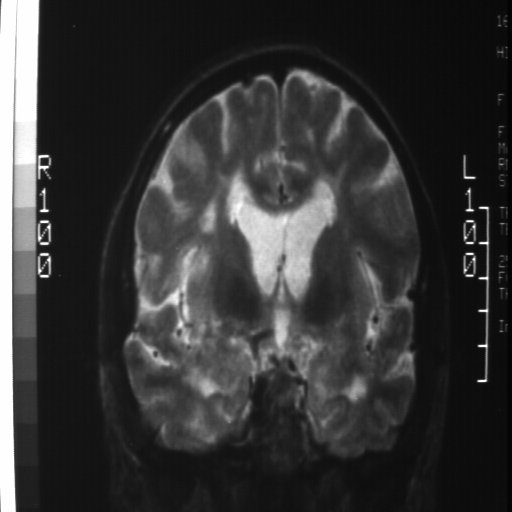
#> input picture TP3/brain.tif, 512 x 512 px, given in place of maison.tif, which was not available
$ python TPintroduction.py
#> lines starting #> are read from the running program, lines starting #| are printed output that depends on the picture; pictures that were not available may be replaced by others from this repository, and a replacement may not be noted
#!/usr/bin/env python3
# -*- coding: utf-8 -*-


#%% SECTION 1 inclusion de packages externes


import numpy as np
import platform
import tempfile
import os
import matplotlib.pyplot as plt
from scipy import ndimage as ndi
# necessite scikit-image
from skimage import io as skio


#%% SECTION 2 fonctions utiles pour le TP

def viewimage(im,normalise=True,MINI=0.0, MAXI=255.0):
    """ Cette fonction fait afficher l'image EN NIVEAUX DE GRIS
        dans gimp. Si un gimp est deja ouvert il est utilise.
        Par defaut normalise=True. Et dans ce cas l'image est normalisee
        entre 0 et 255 avant d'être sauvegardee.
        Si normalise=False MINI et MAXI seront mis a 0 et 255 dans l'image resultat

    """
    imt=np.float32(im.copy())
    if platform.system()=='Darwin': #on est sous mac
        prephrase='open -a GIMP '
        endphrase=' '
    elif platform.system()=='Windows':
        #ou windows ; probleme : il faut fermer gimp pour reprendre la main;
        #si vous savez comment faire (commande start ?) je suis preneur
        prephrase='"C:/Program Files/GIMP 2/bin/gimp-2.10.exe" '
        endphrase=' '
    else: #SINON ON SUPPOSE LINUX (si vous avez un windows je ne sais pas comment faire. Si vous savez dites-moi.)
        prephrase='gimp '
        endphrase= ' &'

    if normalise:
        m=im.min()
        imt=imt-m
        M=imt.max()
        if M>0:
            imt=255*imt/M

    else:
        imt=(imt-MINI)/(MAXI-MINI)
        imt[imt<0]=0
        imt[imt>1]=1
        imt *= 255

    nomfichier=tempfile.mktemp('TPIMA.png')
    commande=prephrase +nomfichier+endphrase
    imt = imt.astype(np.uint8)
    skio.imsave(nomfichier,imt)
    os.system(commande)

def viewimage_color(im,normalise=True,MINI=0.0, MAXI=255.0):
    """ Cette fonction fait afficher l'image EN NIVEAUX DE GRIS
        dans gimp. Si un gimp est deja ouvert il est utilise.
        Par defaut normalise=True. Et dans ce cas l'image est normalisee
        entre 0 et 255 avant d'être sauvegardee.
        Si normalise=False MINI(defaut 0) et MAXI (defaut 255) seront mis a 0 et 255 dans l'image resultat

    """
    imt=np.float32(im.copy())
    if platform.system()=='Darwin': #on est sous mac
        prephrase='open -a GIMP '
        endphrase= ' '
    elif platform.system()=='Windows':
        #ou windows ; probleme : il faut fermer gimp pour reprendre la main;
        #si vous savez comment faire (commande start ?) je suis preneur
        prephrase='"C:/Program Files/GIMP 2/bin/gimp-2.10.exe" '
        endphrase=' '
    else: #SINON ON SUPPOSE LINUX (si vous avez un windows je ne sais comment faire. Si vous savez dites-moi.)
        prephrase='gimp '
        endphrase=' &'

    if normalise:
        m=imt.min()
        imt=imt-m
        M=imt.max()
        if M>0:
            imt=255*imt/M
    else:
        imt=(imt-MINI)/(MAXI-MINI)
        imt[imt<0]=0
        imt[imt>1]=1
        imt *= 255

    nomfichier=tempfile.mktemp('TPIMA.pgm')
    commande=prephrase +nomfichier+endphrase
    imt = imt.astype(np.uint8)
    skio.imsave(nomfichier,imt)
    os.system(commande)

def noise(im,br):
    """ Cette fonction ajoute un bruit blanc gaussier d'ecart type br
       a l'image im et renvoie le resultat"""
    imt=np.float32(im.copy())
    sh=imt.shape
    bruit=br*np.random.randn(*sh)
    imt=imt+bruit
    return imt

# [92 lines left out: functions quantize, seuil, gradx, grady, view_spectre, filterlow and 1 more, not called in this run]
#%% SECTION 3 exemples de commandes pour effectuer ce qui est demande pendant le TP

#%% charger une image
im=skio.imread('images/maison.tif')
#> im is the input picture: shape (512, 512); min 1, max 254, mean 53.8

# connaitre la taille de l'image
im.shape

#avoir la valeur d'un pixel
im[9,8] #pixel en y=9 et x=8

# visualiser l'image (elle en niveaux de gris)
viewimage(im)
#> in viewimage, `m=im.min()`: m = 1
#> in viewimage, `M=imt.max()`: M = 253
# afficher une ligne d'une image comme un signal
# par exemple on affiche la ligne y=129


plt.plot(im[129,:])
# colonne x=45
plt.plot(im[:,45])

# maximum d'une image
im.max()
# minimum
im.min()
#minimum d'une ligne
im[129,:].min()

# transformation en image a valeurs reelles
imfloat= np.float32(im)
# valeur absolue d'une image
abs(im)
# pour obtenir de l'aide
help(quantize)
# transformerun tableau en une line
r=im.reshape( ( -1,))
print (r.shape)
#| (262144,)
#%% une image couleur
im=skio.imread('images/fleur.tif')
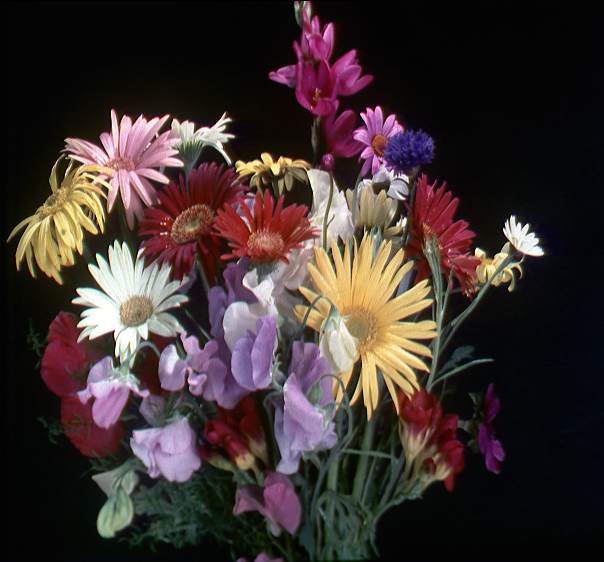
#> input picture TP3/fleur.tif, 604 x 562 px, found by its file name
#> im is the input picture: shape (562, 604, 3); mean R, G, B 62, 49.6, 47.8
viewimage_color(im,normalise=False) #on ne normalise pas pour garder l'image comme
                                    # a l'origine
# voir un seul canal (rouge)
viewimage(im[:,:,0])
#> call 2 of viewimage, with normalise = True, MINI = 0, MAXI = 255
#> in viewimage (call 2), `imt=np.float32(im.copy())`:
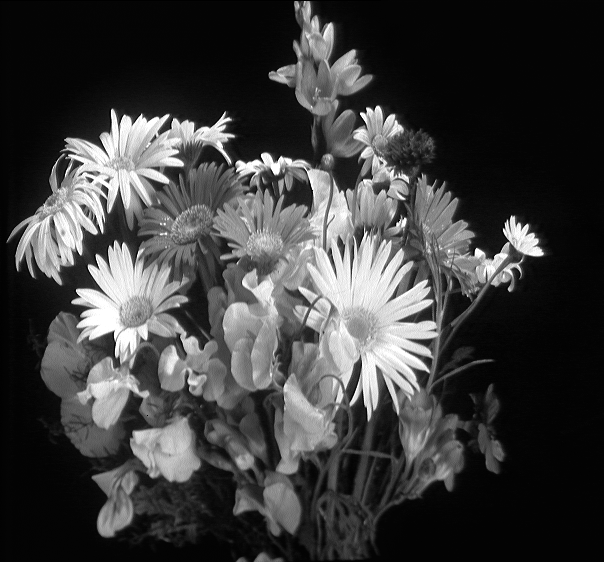
#> imt: shape (562, 604) float32; min 0, max 255, mean 62
#> in viewimage (call 2), `m=im.min()`: m = 0
#> in viewimage (call 2), `M=imt.max()`: M = 255
viewimage(im.mean(axis=2)) #la moyenne des trois canaux
#> call 3 of viewimage, with normalise = True, MINI = 0, MAXI = 255
#> in viewimage (call 3), `imt=np.float32(im.copy())`:
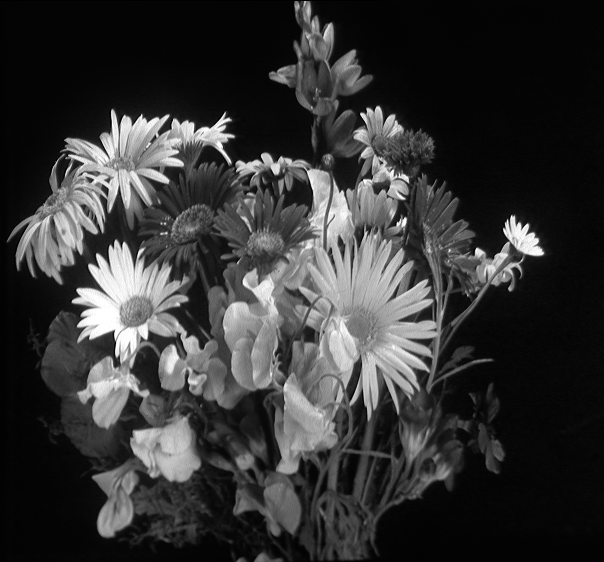
#> imt: shape (562, 604) float32; min 0, max 255, mean 53.1
#%%
#histogrammes
# simple visualisation
im=skio.imread('images/sombre.jpg')
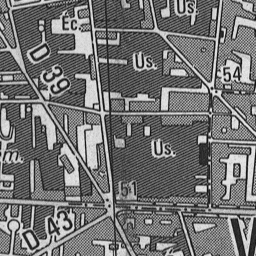
#> input picture TP3/carte.tif, 256 x 256 px, given in place of sombre.jpg, which was not available
#> im is the input picture: shape (256, 256); min 21, max 231, mean 116
#plt.gray()
#plt.imshow(im)
im=np.float32(im)
plt.hist(im.reshape((-1,)),bins=255) #le reshape transforme en tableau 1D
#%%
#calcul d'un histogramme cumule
(histo,bins)=np.histogram(im.reshape((-1,)),np.arange(0,256)) #le reshape est inutile pour np.histogram, mais on le laisse pour la compatibilite avec plt.hist
#> histo = 255 values, max 3040 at index 68, min 0 at index 0, mean 257; bins = 256 values from 0 to 255
histo=histo/histo.sum()
#> histo = 255 values, max 0.0464 at index 68, min 0 at index 0, mean 0.00392
histocum=histo.cumsum()
#> histocum = 255 values from 0 to 1
plt.plot(histocum)

#%% ajout de bruit
imbr=noise(im,10)
#> in noise, `imt=imt+bruit`:
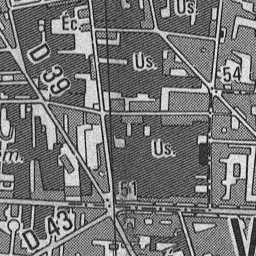
#> imt: shape (256, 256) float64; min -11.74, max 262.3, mean 116; drawn with min black and max white
#plt.imshow(imbr)
#viewimage_color(imbr,normalise=False)
#effet sur l'histogramme
plt.hist(im.reshape((-1,)),255)
plt.show()
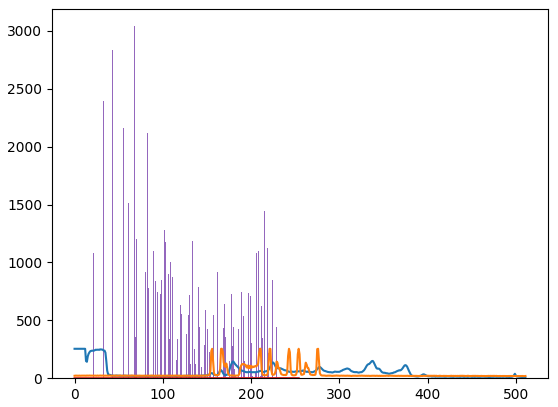
#> figure drawn by matplotlib, 1 panel; tallest bar 3040 high, from x = 67.94 to 68.76; tallest bar 3040 high, from x = 67.94 to 68.76; curve peaks at x = 0, y = 254; curve peaks at x = 156, y = 254
plt.hist(imbr.reshape((-1,)),255)
plt.show()
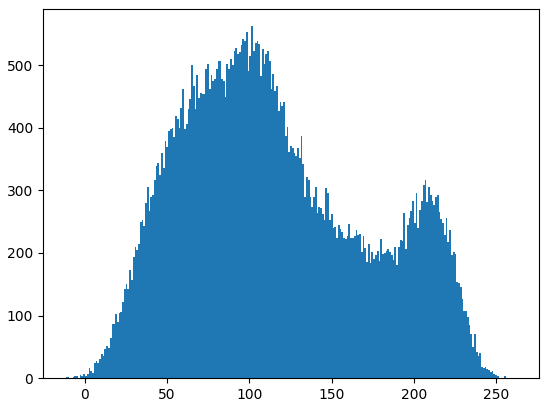
#> figure drawn by matplotlib, 1 panel; tallest bar 562 high, from x = 101.1 to 102.2

#%% egalisation d'histogramme
im=skio.imread('images/sombre.jpg')
#> (the run stopped early here; a loop or call above may not have finished)
